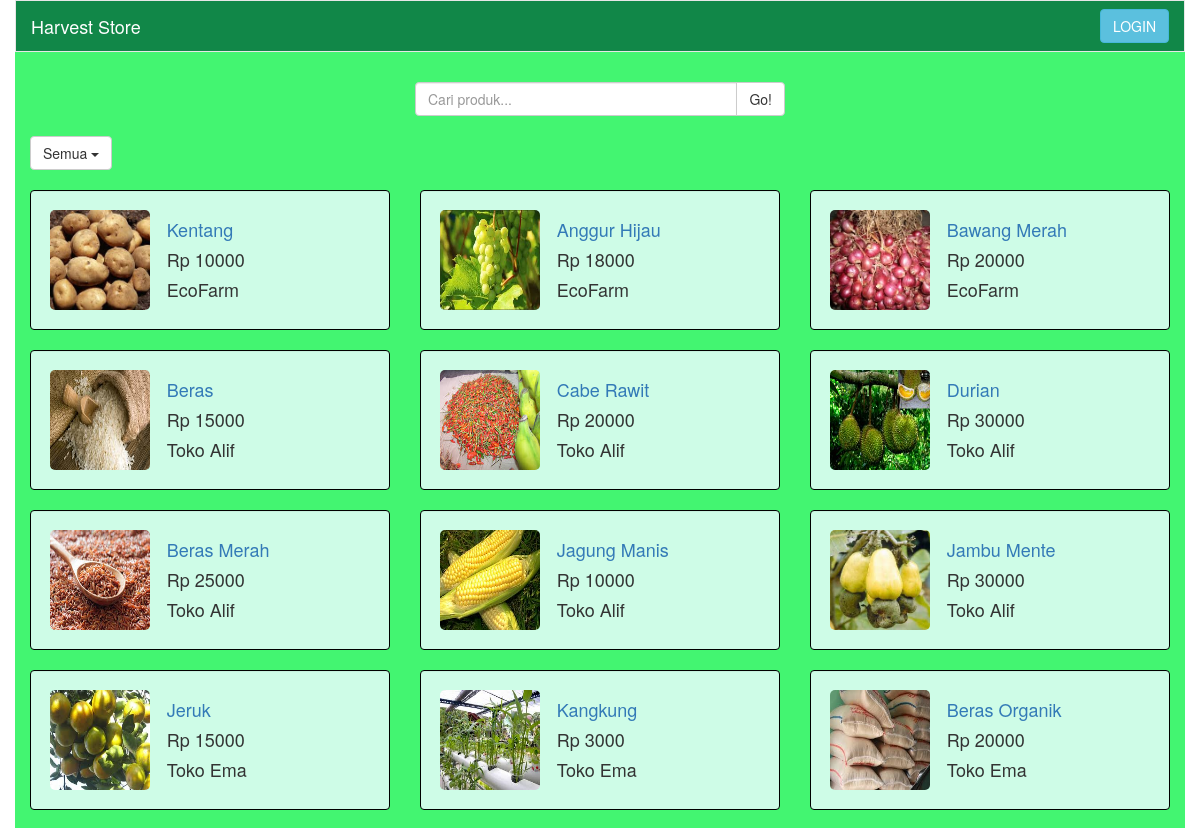
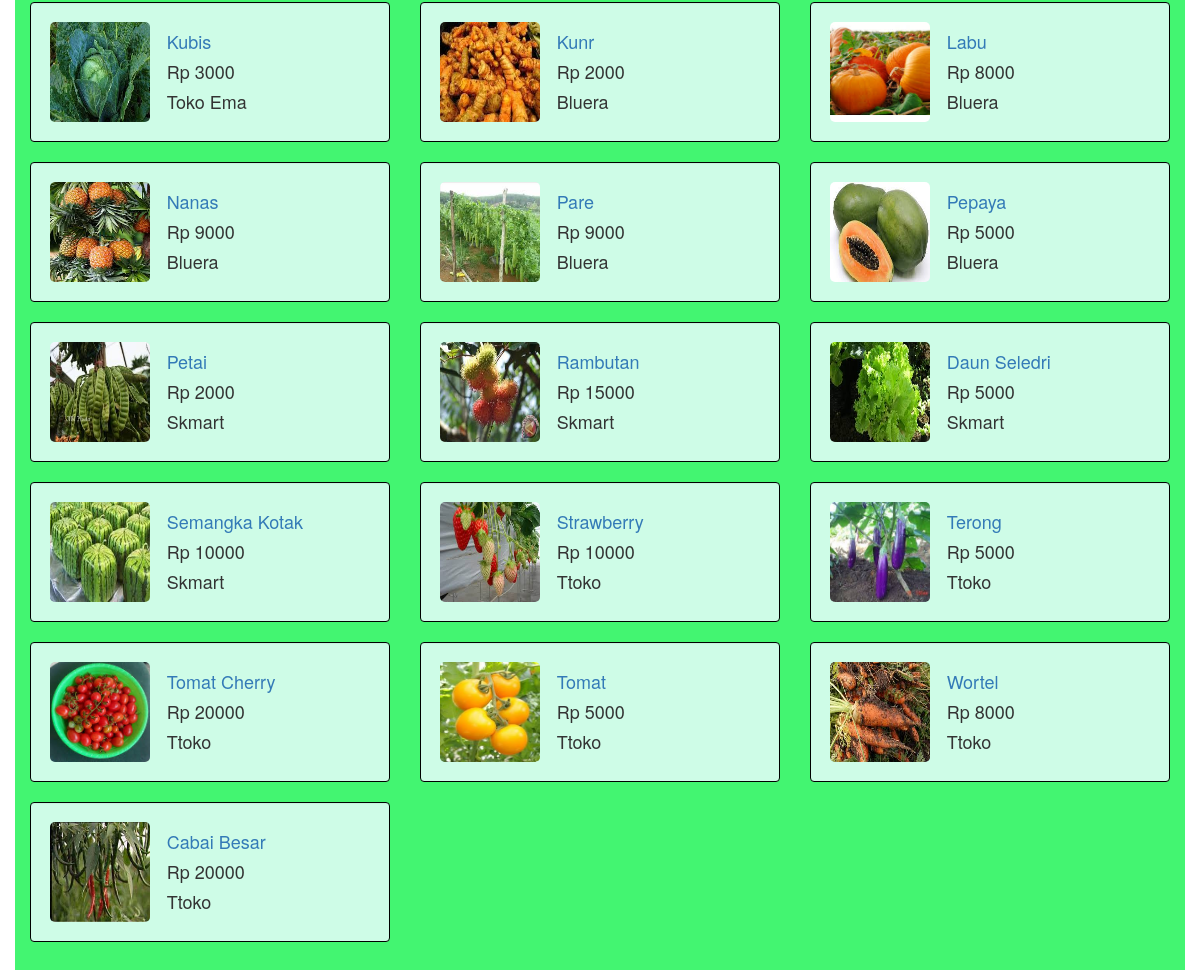
Page /produk/index.php on the committed database (2 pictures, top to bottom).
### tables this page shows
CREATE TABLE `produk` (
  `id_produk` int(5) NOT NULL,
  `nama_produk` varchar(20) DEFAULT NULL,
  `deskripsi_produk` varchar(500) DEFAULT NULL,
  `kategori_produk` varchar(10) DEFAULT NULL,
  `harga_produk` int(10) DEFAULT NULL,
  `id_toko` int(5) DEFAULT NULL,
  `gambar_produk` varchar(100) DEFAULT NULL
);

CREATE TABLE `toko` (
  `id_toko` int(5) NOT NULL,
  `nama_toko` varchar(20) DEFAULT NULL,
  `pemilik_toko` varchar(50) DEFAULT NULL,
  `alamat_toko` varchar(100) DEFAULT NULL,
  `hp_toko` varchar(20) DEFAULT NULL,
  `id_user` int(5) DEFAULT NULL,
  `gambar_toko` varchar(100) DEFAULT NULL
);

### model/M_Produk.php (called while the page is built, shortened)
<?php
class M_Produk{
    public $db;
    function __construct(){
        $this->db = new PDO('mysql:host=localhost;dbname=hasto;', 'root', '');
    }
    function getProdukList(){
        $query = "select id_produk, gambar_produk, nama_produk, nama_toko, harga_produk from produk p join toko t on p.id_toko = t.id_toko";
        $stmt = $this->db->prepare($query);
        $stmt->execute();
        return $stmt->fetchAll(PDO::FETCH_ASSOC);
    }
}
?>

### view/v_list_produk_user.php (the view, shortened to what this page needs)
<!DOCTYPE html>
<html>
    <head>
        <link rel="stylesheet" href="../asset/css/bootstrap.min.css">
        <link rel="stylesheet" href="../asset/css/custom.css">
    </head>
    <?php include_once "header-default.php"; ?>
    <div class="container">
    <body>
            <div class="row">
                <div class="col-md-4 col-md-push-4">
                        <form method="get" class="input-group">
                            <input type="text" class="form-control" placeholder="Cari produk..." name="katakunci">
                            <span class="input-group-btn">
                                <button class="btn btn-default" type="submit" name="cari">Go!</button>
                            </span>
                        </form>
                </div>
            </div>
            <div class="row">
                <div class="dropdown filter">
                    <button class="btn btn-default dropdown-toggle" type="button" id="dropdownMenu1" data-toggle="dropdown" aria-expanded="true">
                        <?php echo $_GET['filter']?>
                        <span class="caret"></span>
                    </button>
                </div>
            </div>
            <div class="list-produk">
                <?php
                foreach($row as $produk){
                ?>
                <div class="col-md-4">
                    <div class="well">
                        <div class="row">
                            <div class="col-xs-4">
                                <img class="img-well" src="<?php echo $produk['gambar_produk']; ?>">
                            </div>
                            <div class="col-xs-8">
                                <h4><a href="?produk=<?php echo $produk['id_produk']; ?>"><?php echo $produk['nama_produk']; ?></a></h4>
                                <h4>Rp <?php echo $produk['harga_produk']; ?></h4>
                                <h4><?php echo $produk['nama_toko']; ?></h4>
                            </div>
                        </div>
                    </div>
                </div>
                <?php } ?>
            </div>
        </div>
    </body>
</html>

### produk/index.php (shortened to what this page needs)
<?php
include "../controller/C_List_produk_user.php";
$produk = new C_List_produk_user();
$det_produk = new C_Detail_produk();
$det_toko = new C_Detail_toko();
if(isset($_SESSION['user'])){
    header("../index.php");
}
else if(isset($_GET['produk'])){
    $det_produk->index($_GET['produk']);
}
else if(isset($_GET['toko'])){
    $det_toko->index($_GET['toko']);
}
else{
    if(isset($_GET['cari'])){
        $produk->cari($_GET['katakunci']);
    }
    else{
        if(isset($_GET['filter'])){
            $produk->filter($_GET['filter']);
        }
    }
}
?>

### controller/C_List_produk_user.php (shortened to what this page needs)
<?php
include_once "../model/M_Produk.php";
class C_List_produk_user{
    public $produk, $toko;
    function __construct(){
        $this->produk = new M_Produk();
    }
    function filter($kategori){
        if($kategori=='Semua'){
            $row = $this->produk->getProdukList();
            include_once "../view/v_list_produk_user.php";
        }
        else{
            $row = $this->produk->selectKategori($kategori);
            include_once "../view/v_list_produk_user.php";
        }
    }
}
?>

### view/header-default.php
<header>
<div class="container">
    <nav class="navbar navbar-default nav-custom">
      <div class="container-fluid">
        <div class="navbar-header">
          <a class="navbar-brand" href="index.php">Harvest Store</a>
        </div>
        <div class="collapse navbar-collapse">
          <div class="nav navbar-nav navbar-right">
              <a href="index.php?login" type="button" class="btn btn-info navbar-btn">LOGIN</a>
          </div>
        </div>
      </div>
    </nav>
</header>

### asset/css/custom.css (style rules this page uses)
.filter, .list-produk, .form-login, .btn-login, .produk-detail { margin-top: 20px; }
.filter { margin-left: 30px; }
.img-well { width: 100px; height: 100px; border-radius: 5px; }
.nav-custom { background-color: #118748; border-radius: 0; }
.container { padding:0px 0 10px; background: #43f571; overflow: hidden; }

### rows in the picture
produk: gambar_produk (picture), nama_produk "Kentang", harga_produk "10000", id_toko.nama_toko "EcoFarm"
produk: gambar_produk (picture), nama_produk "Anggur Hijau", harga_produk "18000", id_toko.nama_toko "EcoFarm"
produk: gambar_produk (picture), nama_produk "Bawang Merah", harga_produk "20000", id_toko.nama_toko "EcoFarm"
produk: gambar_produk (picture), nama_produk "Beras", harga_produk "15000", id_toko.nama_toko "Toko Alif"
produk: gambar_produk (picture), nama_produk "Cabe Rawit", harga_produk "20000", id_toko.nama_toko "Toko Alif"
produk: gambar_produk (picture), nama_produk "Durian", harga_produk "30000", id_toko.nama_toko "Toko Alif"
produk: gambar_produk (picture), nama_produk "Beras Merah", harga_produk "25000", id_toko.nama_toko "Toko Alif"
produk: gambar_produk (picture), nama_produk "Jagung Manis", harga_produk "10000", id_toko.nama_toko "Toko Alif"
produk: gambar_produk (picture), nama_produk "Jambu Mente", harga_produk "30000", id_toko.nama_toko "Toko Alif"
produk: gambar_produk (picture), nama_produk "Jeruk", harga_produk "15000", id_toko.nama_toko "Toko Ema"
produk: gambar_produk (picture), nama_produk "Kangkung", harga_produk "3000", id_toko.nama_toko "Toko Ema"
produk: gambar_produk (picture), nama_produk "Beras Organik", harga_produk "20000", id_toko.nama_toko "Toko Ema"
produk: gambar_produk (picture), nama_produk "Kubis", harga_produk "3000", id_toko.nama_toko "Toko Ema"
produk: gambar_produk (picture), nama_produk "Kunr", harga_produk "2000", id_toko.nama_toko "Bluera"
produk: gambar_produk (picture), nama_produk "Labu", harga_produk "8000", id_toko.nama_toko "Bluera"
produk: gambar_produk (picture), nama_produk "Nanas", harga_produk "9000", id_toko.nama_toko "Bluera"
produk: gambar_produk (picture), nama_produk "Pare", harga_produk "9000", id_toko.nama_toko "Bluera"
produk: gambar_produk (picture), nama_produk "Pepaya", harga_produk "5000", id_toko.nama_toko "Bluera"
produk: gambar_produk (picture), nama_produk "Petai", harga_produk "2000", id_toko.nama_toko "Skmart"
produk: gambar_produk (picture), nama_produk "Rambutan", harga_produk "15000", id_toko.nama_toko "Skmart"
produk: gambar_produk (picture), nama_produk "Daun Seledri", harga_produk "5000", id_toko.nama_toko "Skmart"
produk: gambar_produk (picture), nama_produk "Semangka Kotak", harga_produk "10000", id_toko.nama_toko "Skmart"
produk: gambar_produk (picture), nama_produk "Strawberry", harga_produk "10000", id_toko.nama_toko "Ttoko"
produk: gambar_produk (picture), nama_produk "Terong", harga_produk "5000", id_toko.nama_toko "Ttoko"
produk: gambar_produk (picture), nama_produk "Tomat Cherry", harga_produk "20000", id_toko.nama_toko "Ttoko"
produk: gambar_produk (picture), nama_produk "Tomat", harga_produk "5000", id_toko.nama_toko "Ttoko"
produk: gambar_produk (picture), nama_produk "Wortel", harga_produk "8000", id_toko.nama_toko "Ttoko"
produk: gambar_produk (picture), nama_produk "Cabai Besar", harga_produk "20000", id_toko.nama_toko "Ttoko"

### other values in the picture
$_GET['filter'] "Semua"
